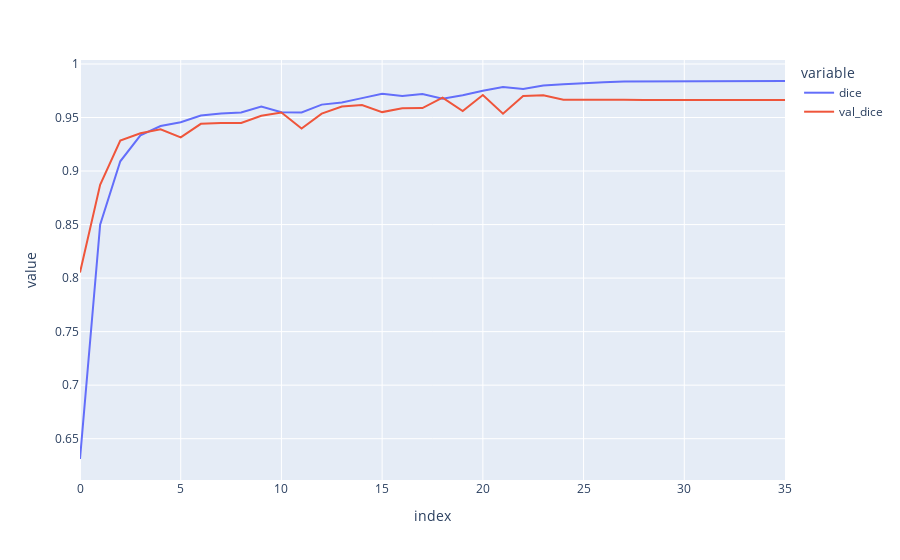

Notebook code cell kept with this figure:
### Code cell
fig = px.line({"dice": train_history["dice"], "val_dice": val_history["dice"]})
fig.show()

### Figure 1 — Plotly figure (JSON) as saved in the notebook; plotly's stock layout.template omitted (floating-point values rounded to 4 significant figures)
{"data": [{"hovertemplate": "variable=dice<br>index=%{x}<br>value=%{y}<extra></extra>", "legendgroup": "dice", "line": {"color": "#636efa", "dash": "solid"}, "marker": {"symbol": "circle"}, "mode": "lines", "name": "dice", "orientation": "v", "showlegend": true, "type": "scatter", "x": [0, 1, 2, 3, 4, 5, 6, 7, 8, 9, 10, 11, 12, 13, 14, 15, 16, 17, 18, 19, 20, 21, 22, 23, 24, 25, 26, 27, 28, 29, 30, 31, 32, 33, 34, 35], "xaxis": "x", "y": [0.631, 0.8499, 0.9091, 0.9333, 0.942, 0.9456, 0.9518, 0.9537, 0.9548, 0.9603, 0.9549, 0.9547, 0.9621, 0.964, 0.9681, 0.9721, 0.9701, 0.972, 0.9676, 0.9708, 0.975, 0.9785, 0.9766, 0.98, 0.981, 0.9823, 0.9829, 0.9837, 0.9838, 0.9839, 0.984, 0.9841, 0.9841, 0.9841, 0.9841, 0.9841], "yaxis": "y"}, {"hovertemplate": "variable=val_dice<br>index=%{x}<br>value=%{y}<extra></extra>", "legendgroup": "val_dice", "line": {"color": "#EF553B", "dash": "solid"}, "marker": {"symbol": "circle"}, "mode": "lines", "name": "val_dice", "orientation": "v", "showlegend": true, "type": "scatter", "x": [0, 1, 2, 3, 4, 5, 6, 7, 8, 9, 10, 11, 12, 13, 14, 15, 16, 17, 18, 19, 20, 21, 22, 23, 24, 25, 26, 27, 28, 29, 30, 31, 32, 33, 34, 35], "xaxis": "x", "y": [0.8053, 0.8872, 0.9285, 0.9353, 0.939, 0.9314, 0.9441, 0.9449, 0.9449, 0.9516, 0.9547, 0.9397, 0.9537, 0.9603, 0.9617, 0.9551, 0.9586, 0.9588, 0.9686, 0.9561, 0.971, 0.9536, 0.9702, 0.9708, 0.9666, 0.9663, 0.9665, 0.9665, 0.9664, 0.9664, 0.9663, 0.9663, 0.9663, 0.9663, 0.9663, 0.9663], "yaxis": "y"}], "layout": {"legend": {"title": {"text": "variable"}, "tracegroupgap": 0}, "margin": {"t": 60}, "xaxis": {"anchor": "y", "domain": [0, 1], "title": {"text": "index"}}, "yaxis": {"anchor": "x", "domain": [0, 1], "title": {"text": "value"}}}}
